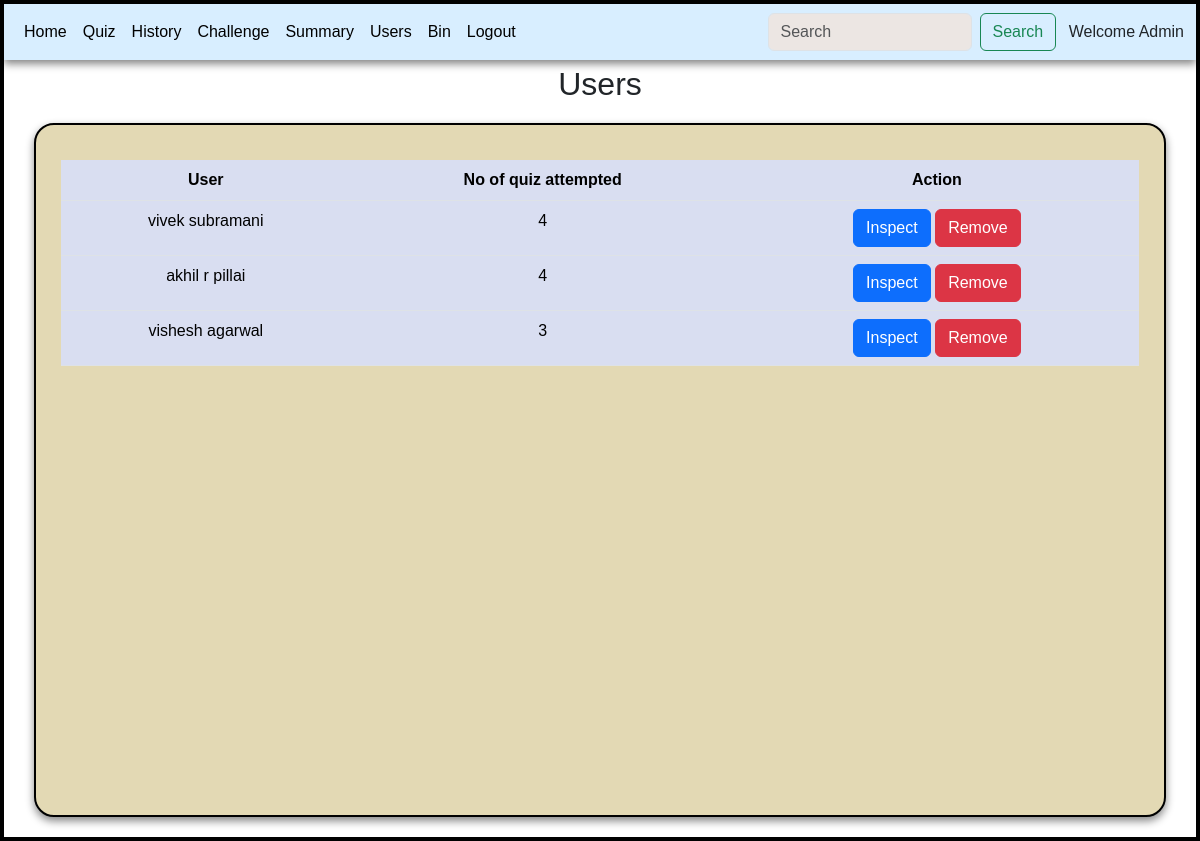
/usersdata, run on the app's committed database.
### controllers/models.py (models this page shows)
class User(db.Model):
    id = db.Column(db.Integer(), primary_key = True)
    username = db.Column(db.String(), nullable=False, unique = True)
    password = db.Column(db.String(), nullable = False)
    fullname = db.Column(db.String(), nullable=False)
    qualification = db.Column(db.String(), nullable=False)
    dob = db.Column(db.Date(),nullable = False)
    type = db.Column(db.String(), default="user")
    score = db.relationship('Score', backref='user')
    userdata = db.relationship('Userdata', backref='user')

### controllers/main.py (the view)
@app.route('/usersdata')
def users_data():
    if 'sw' in request.args:
        sw = request.args.get('sw')
        users = User.query.filter(User.fullname.like(sw)).all()
        quiz = Quiz.query.all()
        q = len(quiz)
        return render_template('userdata.html',users=users,q=q)
    elif 'emsg' in request.args:
        return render_template('userdata.html',users=[])
    users = User.query.filter_by(type="user").all()
    quiz = Quiz.query.all()
    q = len(quiz)
    return render_template('userdata.html',users=users,q=q)

### templates/userdata.html (shortened to what this page needs)
<!DOCTYPE html>
<html lang="en">
<head>
    <link rel="stylesheet" href="/static/style.css">
    <link href="https://cdn.jsdelivr.net/npm/bootstrap@5.3.3/dist/css/bootstrap.min.css" rel="stylesheet">
</head>
<body>
    <div id="main">
        <div id="canvas">
            <nav class="navbar navbar-expand-lg bg-body-dark" id="nav">
                <div class="container-fluid">
                  <div class="collapse navbar-collapse" id="navbarSupportedContent">
                    <ul class="navbar-nav me-auto mb-2 mb-lg-0">
                      <li class="nav-item">
                        <a class="nav-link active" aria-current="page" href="/admin">Home</a>
                      </li>
                      <li class="nav-item">
                        <a class="nav-link active" aria-current="page" href="/quizmantemp">Quiz</a>
                      </li>
                      <li class="nav-item">
                        <a class="nav-link active" aria-current="page" href="/history">History</a>
                      </li>
                      <li class="nav-item">
                        <a class="nav-link active" aria-current="page" href="/challengeque">Challenge</a>
                      </li>
                      <li class="nav-item">
                        <a class="nav-link active" aria-current="page" href="/adminsummary">Summary</a>
                      </li>
                      <li class="nav-item">
                        <a class="nav-link active" aria-current="page" href="/usersdata">Users</a>
                      </li>
                      <li class="nav-item">
                        <a class="nav-link active" aria-current="page" href="/bin">Bin</a>
                      </li>
                      <li class="nav-item">
                        <a class="nav-link active" aria-current="page" href="/">Logout</a>
                      </li>
                    </ul>
                    <form class="d-flex" action="/adminsearch/ud">
                      <input class="form-control me-2" type="search" placeholder="Search" aria-label="Search" name="search_word" style="background-color: #ece6e3;">
                      <button class="btn btn-outline-success" type="submit">Search</button>
                    </form>
                  </div>
                  <span>&ensp; Welcome Admin</span>
                </div>
            </nav>
            <h2 style="text-align: center;margin-top: 5px;">Users</h2>
            <div class="table-div" id="canvas">
              {% if users %}
                <table class="table table-hover" id="table-body">
                  <thead>
                    <tr>
                      <th scope="col">User</th>
                      <th scope ="col">No of quiz attempted</th>
                      <th scope="col">Action</th>
                    </tr>
                  </thead>
                  <tbody>
                    {% for user in users %}
                      <tr>
                        <td>{{ user.fullname }}</td>
                        <td>{{ user.score|length }}</td>
                        <td>
                          <a href='/inspect/{{ user.id }}' class="btn btn-primary">Inspect</a>
                          <a href='/remove/{{user.id}}' class="btn btn-danger">Remove</a>
                        </td>
                      </tr>
                    {% endfor %}
                  </tbody>
                </table>
              {% else %}
                  <p style="text-align: center;"> No Data to Display </p>
              {% endif %}
            </div>
        </div>
    </div>
</body>
</html>

### static/style.css (style rules this page uses)
* { margin: 0px; font-family: 'Gill Sans', 'Gill Sans MT', Calibri, 'Trebuchet MS', sans-serif; }
#main, #canvas { border: 2px solid black; }
#canvas { margin: auto; min-height: 694px; position: relative; }
#table-body { margin-left: 5px; margin: auto; margin-top: 10px; text-align: center; }
.table-div { background-color:#E3D9B4 !important; width: 95% !important; margin-top: 20px !important; margin-bottom: 20px !important; height: auto !important; border-radius: 20px; padding: 25px; box-shadow: 0 4px 8px rgba(0, 0, 0, 0.477); }
.table th, td { background-color: #D9DEF1 !important; padding: 10px; text-align: center; }
#nav { background-color: #d8eeff; box-shadow: 0 4px 8px rgba(0, 0, 0, 0.477); }

### data on the page
User: fullname "vivek subramani", score|length "4"
User: fullname "akhil r pillai", score|length "4"
User: fullname "vishesh agarwal", score|length "3"
